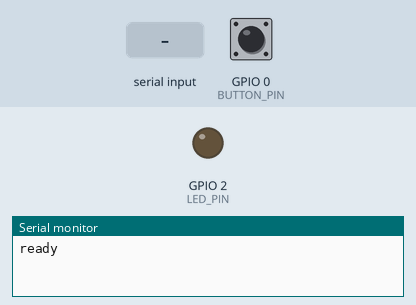
Recording of a sketch running on a simulated ESP32. Parts: output pins drawn as LEDs (lit = HIGH), the last lines printed to the serial monitor. Dashed ring = blinking. Inputs (shaded band) come from the test bench; at power-on: GPIO 0 (BUTTON_PIN) HIGH. EEPROM starts erased.

Above: at 1.2 s.
1.3 s: "start 1\n" received over Serial
At 2.6 s:
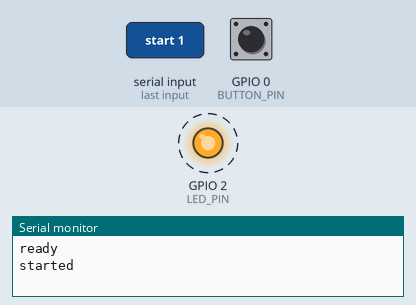
4.3 s: GPIO 0 (BUTTON_PIN) pulled LOW for 0.15 s
At 4.3 s:
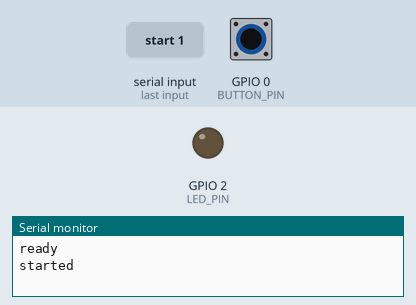
7.4 s: "start 150\n" received over Serial
At 10.3 s:
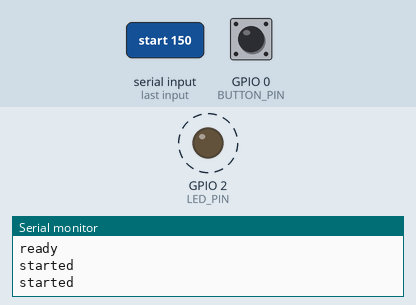
10.4 s: "stop 1\n" received over Serial
At 11.5 s:
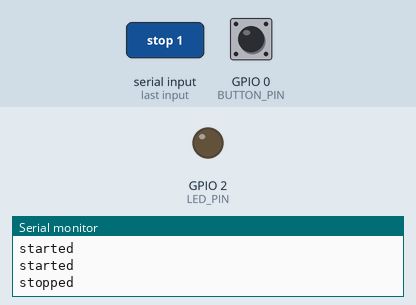
Timing chart, 0 to 13.4 s (numbered marks = the images above; inputs shaded):
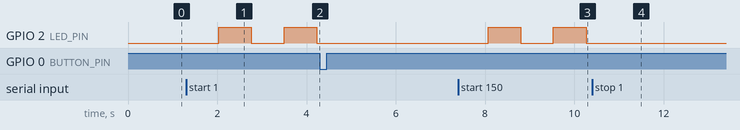

Measured:
- after the input at 1.3 s, GPIO 2 (LED_PIN): alternates HIGH for 0.73 s and LOW for 0.73 s, starting after 0.73 s
- after the input at 4.3 s, GPIO 2 (LED_PIN): stops changing and stays LOW
- after the input at 7.4 s, GPIO 2 (LED_PIN): alternates HIGH for 0.73 s and LOW for 0.73 s, starting after 0.67 s
- after the input at 10.4 s, GPIO 2 (LED_PIN): stops changing and stays LOW

The sketch:

basis.ino
```cpp
/*
 * Basis programma - LineFollower (ESP32)
 * ---------------------------------------------------------------------------
 * Kapstok waarop de finale code gebouwd is. Hier werken samen:
 *  - draadloze communicatie: WiFi access point "LineFollower-basis" (12345678),
 *    webpagina op http://192.168.4.1 + websocket (poort 81)
 *  - dezelfde commando's ook via USB (seriële monitor 115200, newline):
 *      start | stop | debug | set cycle <µs> | set debug on|off
 *  - parameters bewaard in flash (Preferences = EEPROM-emulatie van de ESP32)
 *    => na een reset / spanningsloos start de robot met de laatste waardes
 *  - vaste cyclus (zoals een plc) + meting van de rekentijd
 *  - start/stop via de BOOT-knop (GPIO0) met een hardware interrupt
 *  - demo in de cyclus: led GPIO2 knippert aan 1 Hz zolang de robot "rijdt"
 *
 * Bibliotheek: "WebSockets" van Markus Sattler.
 */
#include <WiFi.h>
#include <WebServer.h>
#include <WebSocketsServer.h>
#include <Preferences.h>

#define BUTTON_PIN 0
#define LED_PIN 2

WebServer server(80);
WebSocketsServer ws(81);
Preferences prefs;

struct param_t
{
  uint32_t cycleTime; // µs
  bool debug;
} params;

volatile bool run = false;
volatile uint32_t lastPress = 0;
uint32_t previous, calculationTime, cycleCount, lastDebug;

static const char PAGE[] PROGMEM =
    "<!doctype html><html><head><meta name='viewport' content='width=device-width,initial-scale=1'>"
    "<title>basis</title></head><body style='font-family:sans-serif'><h3>LineFollower basis</h3>"
    "<button onclick=\"s('start')\">start</button> <button onclick=\"s('stop')\">stop</button> "
    "<button onclick=\"s('debug')\">debug</button>"
    "<p><input id='t' placeholder='set cycle 2000'><button onclick='s(t.value)'>verstuur</button></p><pre id='log'></pre>"
    "<script>const w=new WebSocket('ws://'+location.hostname+':81/');"
    "w.onmessage=e=>{log.textContent=e.data+'\\n'+log.textContent.slice(0,3000)};"
    "function s(m){w.send(m)}</script></body></html>";

/* ---------------- parameters in flash ---------------- */
void paramsLoad()
{
  prefs.begin("basis", true);
  params.cycleTime = prefs.getUInt("cycle", 1000);
  params.debug = prefs.getBool("debug", false);
  prefs.end();
}

void paramsSave()
{
  prefs.begin("basis", false);
  prefs.putUInt("cycle", params.cycleTime);
  prefs.putBool("debug", params.debug);
  prefs.end();
}

/* ---------------- antwoorden naar USB + alle websocket clients ---------------- */
void reply(const char *fmt, ...)
{
  char b[160];
  va_list a;
  va_start(a, fmt);
  vsnprintf(b, sizeof(b), fmt, a);
  va_end(a);
  Serial.println(b);
  ws.broadcastTXT(b);
}

/* ---------------- commando's ---------------- */
void handleCommand(char *cmd)
{
  char *word = strtok(cmd, " ");
  if (!word) return;

  if (strcmp(word, "start") == 0) { run = true; reply("started"); }
  else if (strcmp(word, "stop") == 0) { run = false; reply("stopped"); }
  else if (strcmp(word, "debug") == 0)
  {
    reply("state: %s", run ? "running" : "stopped");
    reply("cycle time: %u", params.cycleTime);
    reply("debug: %s", params.debug ? "on" : "off");
    reply("calculation time: %u", calculationTime);
    calculationTime = 0;
  }
  else if (strcmp(word, "set") == 0)
  {
    char *param = strtok(NULL, " ");
    char *value = strtok(NULL, " ");
    if (!param || !value) { reply("gebruik: set <param> <waarde>"); return; }
    if (run) { reply("stop de robot eerst (flash schrijven tijdens het rijden = haperingen)"); return; }
    if (strcmp(param, "cycle") == 0) params.cycleTime = max(100L, atol(value));
    else if (strcmp(param, "debug") == 0) params.debug = strcmp(value, "on") == 0;
    else { reply("unknown parameter: %s", param); return; }
    paramsSave();
    reply("%s = %s", param, value);
  }
  else reply("unknown command: \"%s\"", word);
}

void wsEvent(uint8_t num, WStype_t type, uint8_t *payload, size_t length)
{
  if (type != WStype_TEXT) return;
  char msg[64];
  size_t n = length < sizeof(msg) - 1 ? length : sizeof(msg) - 1;
  memcpy(msg, payload, n);
  msg[n] = '\0';
  handleCommand(msg);
}

void readUsb() // non-blocking
{
  static char line[64];
  static uint8_t pos = 0;
  while (Serial.available())
  {
    char c = Serial.read();
    if (c == '\r') continue;
    if (c == '\n') { line[pos] = '\0'; if (pos) handleCommand(line); pos = 0; }
    else if (pos < sizeof(line) - 1) line[pos++] = c;
  }
}

/* ---------------- start/stop interrupt ---------------- */
void IRAM_ATTR onButton()
{
  uint32_t now = millis();
  if (now - lastPress < 250) return;
  lastPress = now;
  run = !run;
}

void setup()
{
  Serial.begin(115200);
  paramsLoad();

  pinMode(LED_PIN, OUTPUT);
  pinMode(BUTTON_PIN, INPUT_PULLUP);
  attachInterrupt(digitalPinToInterrupt(BUTTON_PIN), onButton, FALLING);

  WiFi.mode(WIFI_AP);
  WiFi.softAP("LineFollower-basis", "12345678");
  server.on("/", []() { server.send_P(200, "text/html", PAGE); });
  server.begin();
  ws.begin();
  ws.onEvent(wsEvent);

  Serial.println("ready");
}

void loop()
{
  server.handleClient();
  ws.loop();
  readUsb();

  uint32_t current = micros();
  if (current - previous >= params.cycleTime)
  {
    previous = current;

    /* cyclische code: led knippert aan 1 Hz, onafhankelijk van de cyclustijd */
    if (run)
    {
      if (++cycleCount >= 500000UL / params.cycleTime)
      {
        cycleCount = 0;
        digitalWrite(LED_PIN, !digitalRead(LED_PIN));
      }
    }
    else digitalWrite(LED_PIN, LOW);

    /* sensor uitlezen, positie, pid, motoren (zie finale code) */

    uint32_t difference = micros() - current;
    if (difference > calculationTime) calculationTime = difference;
  }

  /* debug info buiten het cyclische deel, 1x per seconde */
  if (params.debug && millis() - lastDebug >= 1000)
  {
    lastDebug = millis();
    reply("running: %d  calculation time: %u us", (int)run, calculationTime);
  }
}
```
